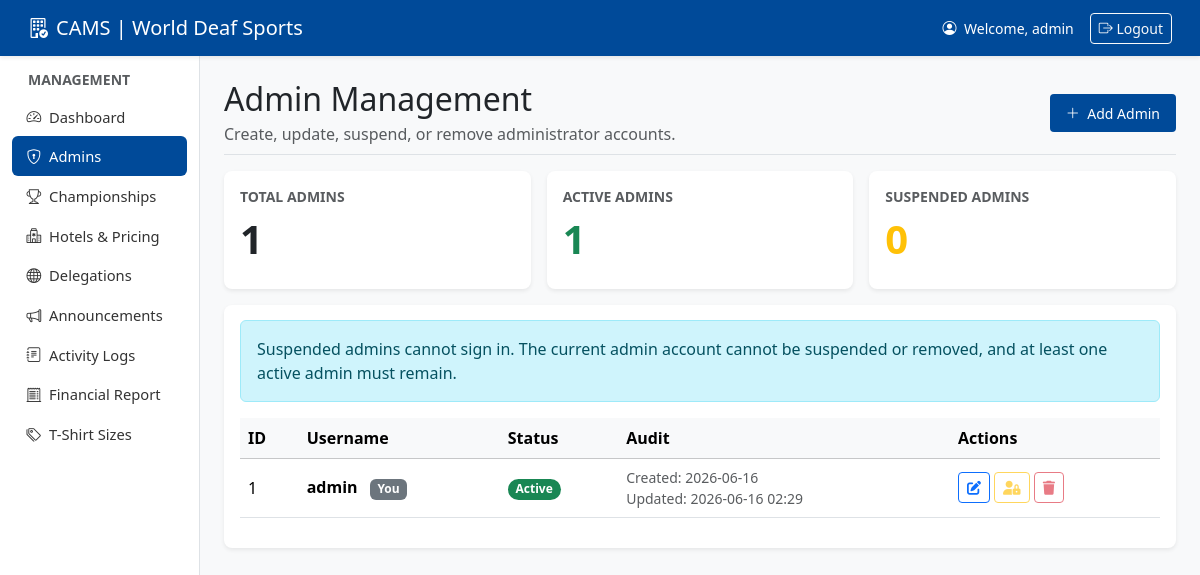
Page /admin/admins.php (signed in) on the committed database.
### tables this page shows
CREATE TABLE IF NOT EXISTS users (
    id INT AUTO_INCREMENT PRIMARY KEY,
    username VARCHAR(50) NOT NULL UNIQUE,
    password VARCHAR(255) NOT NULL,
    role ENUM('admin', 'country_manager') NOT NULL,
    status ENUM('active', 'suspended') NOT NULL DEFAULT 'active',
    suspended_at TIMESTAMP NULL DEFAULT NULL,
    country_name VARCHAR(100) NULL,
    created_at TIMESTAMP DEFAULT CURRENT_TIMESTAMP,
    updated_at TIMESTAMP DEFAULT CURRENT_TIMESTAMP ON UPDATE CURRENT_TIMESTAMP
);

### admin/admins.php (the view, shortened to what this page needs)
<?php
require_once 'includes/auth.php';
function countActiveAdmins(PDO $pdo): int
{
    $stmt = $pdo->query("SELECT COUNT(*) FROM users WHERE role = 'admin' AND status = 'active'");
    return (int) $stmt->fetchColumn();
}
$adminsStmt = $pdo->query(
    "SELECT id, username, status, suspended_at, created_at, updated_at
    FROM users
    WHERE role = 'admin'
    ORDER BY username ASC"
);
$admins = $adminsStmt->fetchAll(PDO::FETCH_ASSOC);
$activeAdminCount = countActiveAdmins($pdo);
require_once 'includes/header.php';
?>
<div class="d-flex justify-content-between flex-wrap flex-md-nowrap align-items-center pb-2 mb-3 border-bottom">
    <div>
        <h1 class="h2 mb-1">Admin Management</h1>
        <p class="text-muted mb-0">Create, update, suspend, or remove administrator accounts.</p>
    </div>
    <button class="btn btn-primary btn-sm" data-bs-toggle="modal" data-bs-target="#addAdminModal">
        <i class="bi bi-plus-lg me-1"></i> Add Admin
    </button>
</div>
<div class="row g-3 mb-3">
    <div class="col-md-4">
        <div class="card shadow-sm h-100">
            <div class="card-body">
                <div class="text-muted small text-uppercase fw-bold mb-2">Total Admins</div>
                <div class="display-6 fw-semibold"><?php echo count($admins); ?></div>
            </div>
        </div>
    </div>
    <div class="col-md-4">
        <div class="card shadow-sm h-100">
            <div class="card-body">
                <div class="text-muted small text-uppercase fw-bold mb-2">Active Admins</div>
                <div class="display-6 fw-semibold text-success"><?php echo $activeAdminCount; ?></div>
            </div>
        </div>
    </div>
    <div class="col-md-4">
        <div class="card shadow-sm h-100">
            <div class="card-body">
                <div class="text-muted small text-uppercase fw-bold mb-2">Suspended Admins</div>
                <div class="display-6 fw-semibold text-warning"><?php echo count($admins) - $activeAdminCount; ?></div>
            </div>
        </div>
    </div>
</div>
<div class="card shadow-sm">
    <div class="card-body">
        <div class="alert alert-info">
            Suspended admins cannot sign in. The current admin account cannot be suspended or removed, and at least one active admin must remain.
        </div>
        <?php if (count($admins) > 0): ?>
            <div class="table-responsive">
                <table class="table table-hover align-middle">
                    <thead class="table-light">
                        <tr>
                            <th>ID</th>
                            <th>Username</th>
                            <th>Status</th>
                            <th>Audit</th>
                            <th>Actions</th>
                        </tr>
                    </thead>
                    <tbody>
                        <?php foreach ($admins as $admin): ?>
                            <tr>
                                <td><?php echo htmlspecialchars($admin['id']); ?></td>
                                <td class="fw-bold">
                                    <?php echo htmlspecialchars($admin['username']); ?>
                                    <?php if ((int) $admin['id'] === (int) $_SESSION['id']): ?>
                                        <span class="badge bg-secondary ms-2">You</span>
                                    <?php endif; ?>
                                </td>
                                <td>
                                    <?php if ($admin['status'] === 'active'): ?>
                                        <span class="badge rounded-pill text-bg-success">Active</span>
                                    <?php else: ?>
                                        <span class="badge rounded-pill text-bg-warning">Suspended</span>
                                    <?php endif; ?>
                                </td>
                                <td>
                                    <div class="small text-muted">Created: <?php echo htmlspecialchars(date('Y-m-d', strtotime($admin['created_at']))); ?></div>
                                    <div class="small text-muted">Updated: <?php echo htmlspecialchars(date('Y-m-d H:i', strtotime($admin['updated_at']))); ?></div>
                                </td>
                                <td>
                                    <button class="btn btn-sm btn-outline-primary" data-bs-toggle="modal" data-bs-target="#editAdminModal<?php echo $admin['id']; ?>">
                                        <i class="fas fa-edit"></i>
                                    </button>
                                    <button
                                        type="button"
                                        class="btn btn-sm <?php echo $admin['status'] === 'active' ? 'btn-outline-warning' : 'btn-outline-success'; ?>"
                                        data-bs-toggle="modal"
                                        data-bs-target="#adminActionModal"
                                        data-action="toggle_admin_status"
                                        data-id="<?php echo $admin['id']; ?>"
                                        data-title="<?php echo $admin['status'] === 'active' ? 'Suspend Admin' : 'Reactivate Admin'; ?>"
                                        data-message="<?php echo htmlspecialchars($admin['status'] === 'active' ? 'This admin will lose access immediately until reactivated.' : 'This admin will be able to sign in again immediately.', ENT_QUOTES); ?>"
                                        data-button-class="<?php echo $admin['status'] === 'active' ? 'btn-warning' : 'btn-success'; ?>"
                                        data-button-label="<?php echo $admin['status'] === 'active' ? 'Suspend Admin' : 'Reactivate Admin'; ?>"
                                        <?php echo (int) $admin['id'] === (int) $_SESSION['id'] ? 'disabled' : ''; ?>
                                    >
                                        <i class="fas <?php echo $admin['status'] === 'active' ? 'fa-user-lock' : 'fa-user-check'; ?>"></i>
                                    </button>
                                    <button
                                        type="button"
                                        class="btn btn-sm btn-outline-danger"
                                        data-bs-toggle="modal"
                                        data-bs-target="#adminActionModal"
                                        data-action="delete_admin"
                                        data-id="<?php echo $admin['id']; ?>"
                                        data-title="Remove Admin"
                                        data-message="<?php echo htmlspecialchars('This permanently removes the admin account. This cannot be undone.', ENT_QUOTES); ?>"
                                        data-button-class="btn-danger"
                                        data-button-label="Remove Admin"
                                        <?php echo (int) $admin['id'] === (int) $_SESSION['id'] ? 'disabled' : ''; ?>
                                    >
                                        <i class="fas fa-trash"></i>
                                    </button>
                                </td>
                            </tr>
                        <?php endforeach; ?>
                    </tbody>
                </table>
            </div>
        <?php else: ?>
            <div class="alert alert-info text-center mb-0">No admin accounts found.</div>
        <?php endif; ?>
    </div>
</div>
<?php require_once 'includes/footer.php'; ?>

### admin/includes/header.php (style rules this page uses)
:root { --primary-blue: #004a99; --secondary-blue: #e6f0ff; --accent-blue: #007bff; }
body { background-color: #f8f9fa; font-family: 'Segoe UI', Tahoma, Geneva, Verdana, sans-serif; }
.card { border: none; border-radius: 8px; box-shadow: 0 2px 4px rgba(0,0,0,0.04); margin-bottom: 12px; }
.card-body { padding: 0.9rem 1rem; }
.btn-primary { background-color: var(--primary-blue); border: none; padding: 0.55rem 1rem; }
.border-bottom { margin-bottom: 0.8rem; }

### rows in the picture
users: id "1", username "admin", shows "You", status "Active", created_at "2026-06-16", updated_at "2026-06-16 02:29"

### other values in the picture
$_SESSION['username'] "admin"
count($admins) "1"
$activeAdminCount "1"
count($admins) - $activeAdminCount "0"
